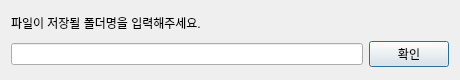
<?xml version="1.0" encoding="UTF-8"?>
<ui version="4.0">
 <class>Dialog</class>
 <widget class="QDialog" name="Dialog">
  <property name="geometry">
   <rect>
    <x>0</x>
    <y>0</y>
    <width>460</width>
    <height>80</height>
   </rect>
  </property>
  <property name="windowTitle">
   <string>DesktopCleaner</string>
  </property>
  <property name="windowIcon">
   <iconset>
    <normaloff>image/icon.png</normaloff>image/icon.png</iconset>
  </property>
  <layout class="QHBoxLayout" name="horizontalLayout">
   <item>
    <layout class="QVBoxLayout" name="verticalLayout">
     <item>
      <widget class="QLabel" name="label">
       <property name="maximumSize">
        <size>
         <width>16777215</width>
         <height>20</height>
        </size>
       </property>
       <property name="text">
        <string>파일이 저장될 폴더명을 입력해주세요.</string>
       </property>
      </widget>
     </item>
     <item>
      <layout class="QHBoxLayout" name="horizontalLayout_2">
       <item>
        <widget class="QLineEdit" name="folder_name_edit"/>
       </item>
       <item>
        <widget class="QPushButton" name="insert_button">
         <property name="text">
          <string>확인</string>
         </property>
        </widget>
       </item>
      </layout>
     </item>
    </layout>
   </item>
  </layout>
 </widget>
 <resources/>
 <connections/>
</ui>
